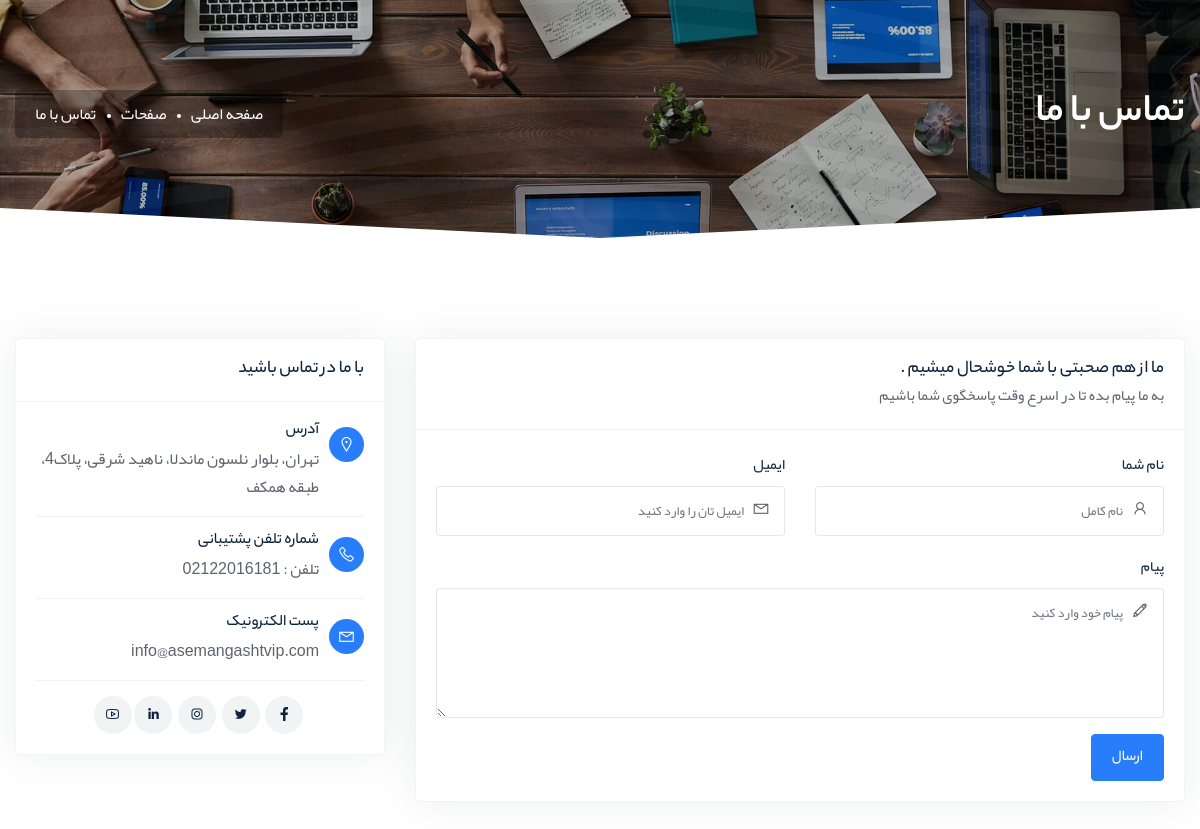
The page /contact-us/ on the database its author committed.
### site_module/models.py (models this page shows, shortened)
class SiteSetting(models.Model):
    is_main_setting = models.BooleanField(verbose_name='تنطیمات اصلی')
    site_name = models.CharField(max_length=200, verbose_name='نام سایت')
    logo = models.ImageField(upload_to='images/site-logo', verbose_name='لوگو')
    site_url = models.CharField(max_length=200, verbose_name='دامنه')
    address = models.CharField(max_length=200, verbose_name='آدرس')
    phone = models.CharField(max_length=200, verbose_name='شماره تماس', null=True, blank=True)
    email = models.CharField(max_length=200, verbose_name='ایمیل', null=True, blank=True)
    about_us_text = models.TextField(max_length=200, verbose_name='درباره ما')
    copy_right_text = models.TextField(verbose_name='متن کپی رایت')
    class Meta:
        verbose_name = 'تنظیمات سایت'
        verbose_name_plural = 'تنظیمات'

### contact_us/views.py (the view, shortened to what this page needs)
# urls.py: path('', views.contact_us_view.as_view(), name='contact_us_page'),
class contact_us_view(CreateView):
    form_class = ContactUsModelForm
    template_name = 'contact_us/contact.html'
    success_url = '/contact-us/'
    def get_context_data(self, *args, **kwargs):
        context = super().get_context_data(*args, **kwargs)
        setting: SiteSetting = SiteSetting.objects.filter(is_main_setting=True).first()
        context['site_setting'] = setting
        return context

### contact_us/forms.py
class ContactUsModelForm(forms.ModelForm):
    class Meta:
        model = ContactUs
        fields = ['full_name', 'email','message']
        widgets = {
            'full_name': forms.TextInput(attrs={
                'class': 'form-control', 'id': 'InputName', 'placeholder': 'نام کامل'
            }),
            'email': forms.TextInput(attrs={
                'class': 'form-control', 'id': 'InputEmail', 'placeholder': 'ایمیل تان را وارد کنید'
            }),
            'message': forms.Textarea(attrs={
                'class': 'message-control form-control', 'id': 'InputMessage', 'placeholder': 'پیام خود وارد کنید'
            }),
        }
        error_messages = {
            'full_name': {
                'required': 'نام و نام خانوادگی اجباری میباشد لطفا وارد کنید'
            },
            'Email': {
                'required': 'ایمیل اجباری میباشد لطفا وارد کنید'
            },
            'message': {
                'required': 'متن پیام اجباری میباشد لطفا وارد کنید'
            }
        }

### contact_us/templates/contact_us/contact.html (shortened to what this page needs)
{% extends 'base.html' %}
{% load static %}
{% load thumbnail %}
{% load render_partial %}
{% block content %}
    <section class="breadcrumb-area bread-bg-5">
        <div class="breadcrumb-wrap">
            <div class="container">
                <div class="row align-items-center">
                    <div class="col-lg-6">
                        <div class="breadcrumb-content">
                            <div class="section-heading">
                                <h2 class="sec__title text-white">تماس با ما</h2>
                            </div>
                        </div>
                    </div>
                    <div class="col-lg-6">
                        <div class="breadcrumb-list text-right">
                            <ul class="list-items">
                                <li><a href="index.html">صفحه اصلی</a></li>
                                <li>صفحات</li>
                                <li>تماس با ما</li>
                            </ul>
                        </div>
                    </div>
                </div>
            </div>
        </div>
        <div class="bread-svg-box">
            <svg class="bread-svg" xmlns="http://www.w3.org/2000/svg" viewBox="0 0 100 10" preserveAspectRatio="none">
                <polygon points="100 0 50 10 0 0 0 10 100 10"></polygon>
            </svg>
        </div>
    </section>
    <section class="contact-area section--padding">
        <div class="container">
            <div class="row">
                <div class="col-lg-8">
                    <div class="form-box">
                        <div class="form-title-wrap">
                            <h3 class="title">ما از هم صحبتی با شما خوشحال میشیم .</h3>
                            <p class="font-size-15">به ما پیام بده تا در اسرع وقت پاسخگوی شما باشیم</p>
                        </div>
                        <div class="form-content ">
                            <div class="contact-form-action">
                                <form class="row messenger-box-form" action="{% url 'contact_us_page' %}" method="post">
                                    <div class="col-lg-6 responsive-column">
                                        <div class="input-box messenger-box-input-wrap">
                                            <label class="label-text" for="name">نام شما</label>
                                            <div class="form-group">
                                                <span class="la la-user form-icon"></span>
                                                {{ form.full_name }}
                                            </div>
                                        </div>
                                    </div>
                                    <div class="col-lg-6 responsive-column">
                                        <div class="input-box messenger-box-input-wrap">
                                            <label class="label-text" for="email">ایمیل</label>
                                            <div class="form-group">
                                                <span class="la la-envelope-o form-icon"></span>
                                                {{ form.email }}
                                            </div>
                                        </div>
                                    </div>
                                    <div class="col-lg-12">
                                        <div class="input-box messenger-box-input-wrap">
                                            <label class="label-text" for="message">پیام</label>
                                            <div class="form-group">
                                                <span class="la la-pencil form-icon"></span>
                                                {{ form.message }}
                                            </div>
                                        </div>
                                    </div>
                                    <div class="col-lg-12">
                                        <div class="btn-box messenger-box-input-wrap">
                                            <button name="submit" type="submit" class="theme-btn send-message-btn"
                                                id="send-message-btn">ارسال</button>
                                        </div>
                                    </div>
                                </form>
                            </div>
                        </div>
                    </div>
                </div>
                <div class="col-lg-4">
                    <div class="form-box">
                        <div class="form-title-wrap">
                            <h3 class="title">با ما در تماس باشید</h3>
                        </div>
                        <div class="form-content">
                            <div class="address-book">
                                <ul class="list-items contact-address">
                                    <li>
                                        <i class="la la-map-marker icon-element"></i>
                                        <h5 class="title font-size-16 pb-1">آدرس</h5>
                                        <p class="map__desc">
                                            {{ site_setting.address }}
                                        </p>
                                    </li>
                                    <li>
                                        <i class="la la-phone icon-element"></i>
                                        <h5 class="title font-size-16 pb-1">شماره تلفن پشتیبانی</h5>
                                        <p class="map__desc">تلفن : {{ site_setting.phone }}</p>
                                    </li>
                                    <li>
                                        <i class="la la-envelope-o icon-element"></i>
                                        <h5 class="title font-size-16 pb-1">پست الکترونیک</h5>
                                        <p class="map__desc">{{ site_setting.email }}</p>
                                    </li>
                                </ul>
                                <ul class="social-profile text-center">
                                    <li><a href="#"><i class="lab la-facebook-f"></i></a></li>
                                    <li><a href="#"><i class="lab la-twitter"></i></a></li>
                                    <li><a href="https://instagram.com/asemangashtvip"><i class="lab la-instagram"></i></a></li>
                                    <li><a href="#"><i class="lab la-linkedin-in"></i></a></li>
                                    <li><a href="#"><i class="lab la-youtube"></i></a></li>
                                </ul>
                            </div>
                        </div>
                    </div>
                </div>
            </div>
        </div>
    </section>
{% endblock %}

### main_page/static/main_page/css/datepicker-theme.css (style rules this page uses)
body { font-family: 'yekan',Tahoma,Arial !important; font-size: 14px; }

### main_page/static/main_page/css/style-rtl.css (style rules this page uses)
.header-top-content .header-left, .hero-content, .destination-content, .card-item .card-body, .author-content, .mobile-app-content, .copy-right, .modal-header, .input-box, .bootstrap-select .dropdown-toggle .filter-option, .deal-card, .icon-layout-2, .icon-layout-3, .cta-content, .subscriber-content, .footer-item, .search-fields-container-inner, .counter-item, .form-box, .accordion-item, .accordion-help-text, .cruise-card .card-footer, .cruise-heading, .cruise-line-list, .advanced-wrap, .search-fields-container, .discount-content, .breadcrumb-content, .filter-top, .sidebar, .single-content-nav, .single-content-wrap, .search-result-content, .sidebar-nav, .user-area, .comments-list, .faq-item, .filter-option .price-slider-amount .amounts, .notification-item, .listing-header, .custom-checkbox, .submit-box, .testimonial-card { text-align: right; }
.contact-form-action .form-control { padding-left: 20px; padding-right: 40px; }
.contact-form-action .form-group .form-icon { left: auto; right: 15px; }
.label-text { font-size: 15px; }
.curve-shape::before, .stroke-shape::before, .breadcrumb-btn .btn-box, .custom-checkbox input[type=checkbox]:not(:checked) + label:before, .custom-checkbox input[type=checkbox]:checked + label:before, .contact-address li>.icon-element { left: auto; right: 0; }
.breadcrumb-list .list-items li { padding-right: 0; padding-left: 22px; }
.breadcrumb-list .list-items li:last-child { padding-left: 0; }
.breadcrumb-list .list-items li::before { right: auto; left: 8px; }
.contact-address li { padding-left: 0; padding-right: 45px; }

### rows shown on the page
SiteSetting: address "تهران، بلوار نلسون ماندلا، ناهید شرقی، پلاک4، طبقه همکف", phone "02122016181", email "info@asemangashtvip.com"
